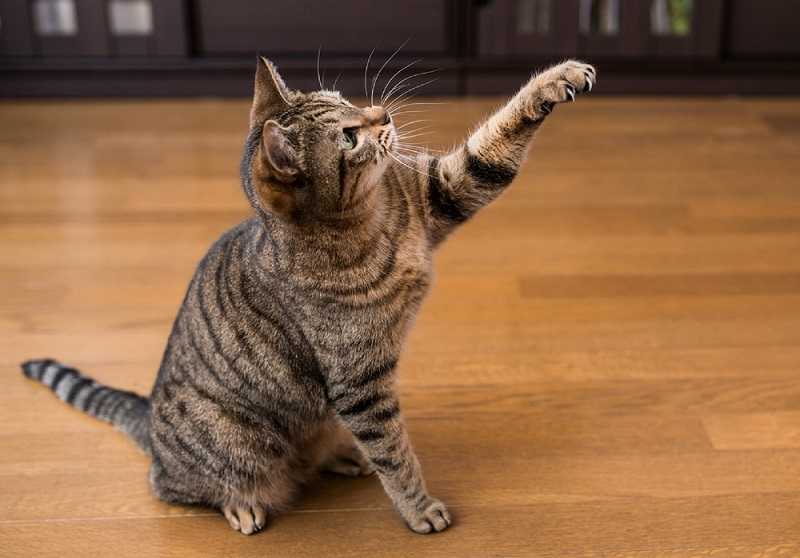
#> input picture neko2.jpg, 800 x 558 px
$ python noizremove.py
#> lines starting #> are read from the running program, lines starting #| are printed output that depends on the picture; after the words box and inside, x2 and y2 are one past the last pixel; in counts of white or black regions, pixels touching at a corner belong together
#膨張収縮を繰り返したオープニング・クロージングノイズ除去
import cv2
import numpy as np
import math

Infile = 'neko2.jpg'#画像（画素値の配列？）で入力

#imgfile = cv2.imread(Infile , 1)#入力画像（カラー）の読み込み
imgfile = cv2.imread(Infile , 0)#入力画像（グレースケール）の読み込み
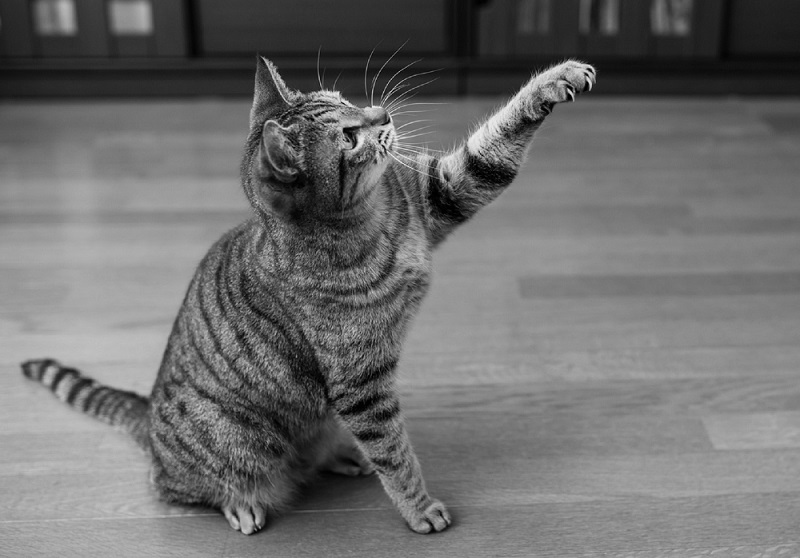
#> imgfile: shape (558, 800); min 0, max 241, mean 109.3

cv2.namedWindow('Before')#このウィンドウのサイズを変更できるようにする
cv2.namedWindow('After')#このウィンドウのサイズを変更できるようにする

#メイン処理記入部分
#2値化処理
threth1 =140 #閾値
ret, dstfile1 = cv2.threshold(imgfile, threth1, 255, cv2.THRESH_BINARY)#(入力画像、出力画像、閾値、画素値の最大値、閾値処理の種類)
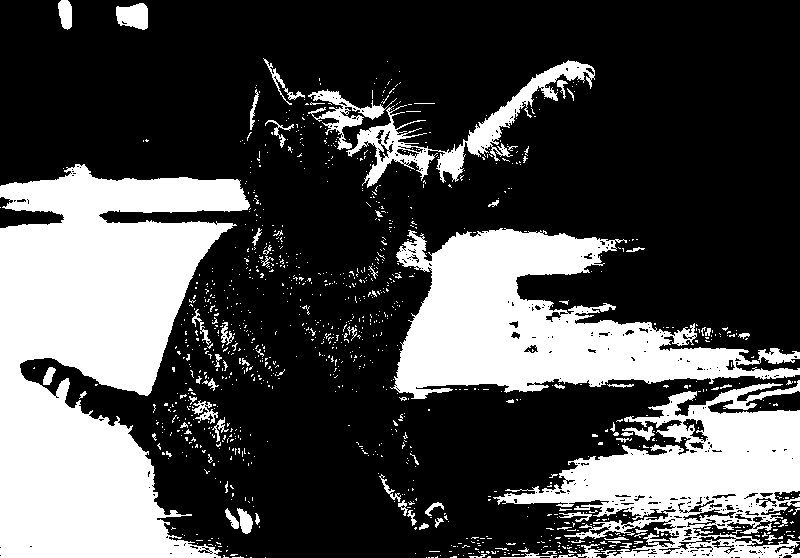
#> dstfile1: shape (558, 800); 30.2% white; 1134 white regions (1056 under 20 px), largest, box (x1, y1, x2, y2) and area: (0, 164, 250, 558) 61638, (390, 228, 800, 399) 32874, (493, 380, 800, 558) 24526
#> ret = 140
#膨張、収縮処理
#element4 = np.array([[0, 1, 0],[1, 1, 1],[0, 1, 0]], np.uint8)# 4近傍
element8 = np.array([[1, 1, 1],[1, 1, 1],[1, 1, 1]], np.uint8)# 8近傍

img_tmp = cv2.morphologyEx(dstfile1 , cv2.MORPH_OPEN, element8, iterations=1)
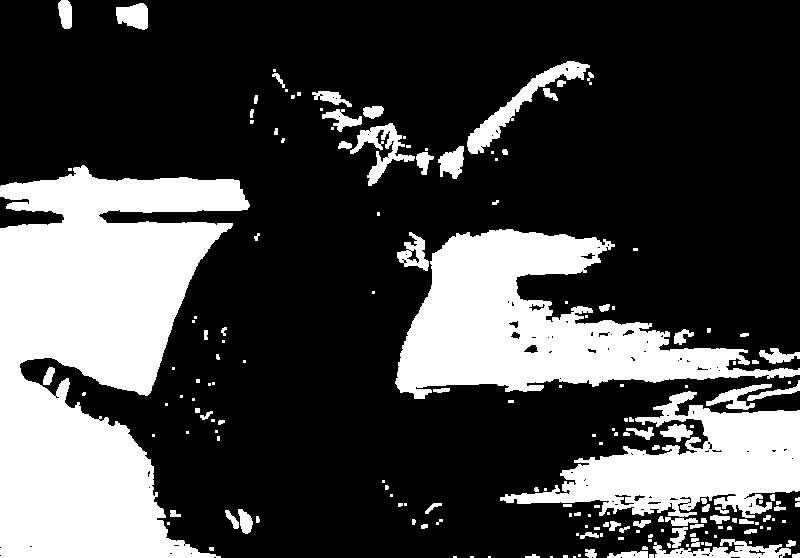
#> img_tmp: shape (558, 800); 27.8% white; 182 white regions (95 under 20 px), largest, box (x1, y1, x2, y2) and area: (0, 165, 250, 558) 61170, (395, 229, 800, 399) 30695, (500, 391, 800, 518) 17578
dstfile = cv2.morphologyEx(img_tmp , cv2.MORPH_CLOSE, element8, iterations=1)
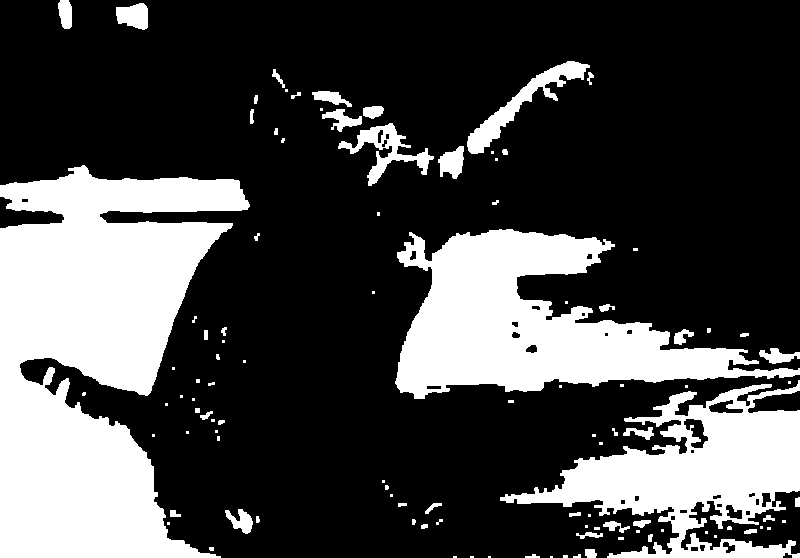
#> dstfile: shape (558, 800); 28.2% white; 105 white regions (53 under 20 px), largest, box (x1, y1, x2, y2) and area: (0, 165, 250, 558) 61455, (395, 229, 800, 399) 31875, (500, 380, 800, 558) 22787

cv2.imshow('Before',dstfile1)#入力画像表示
cv2.imshow('After',dstfile)#入力画像表示

#cv2.imwrite('Outfile.jpg', dstfile)
#出力結果の保存(ファイル名.拡張子, 実際に保存する画像の変数)
cv2.waitKey(0)#何かキーが入力されるまでここで待機
cv2.destroyAllWindows()#すべてのウィンドウを閉じる

#Opencv 画像入出力ひな形（エラーよけのためRGB-HSV変換を表示中）

$ run again, with test.png saved as neko2.jpg
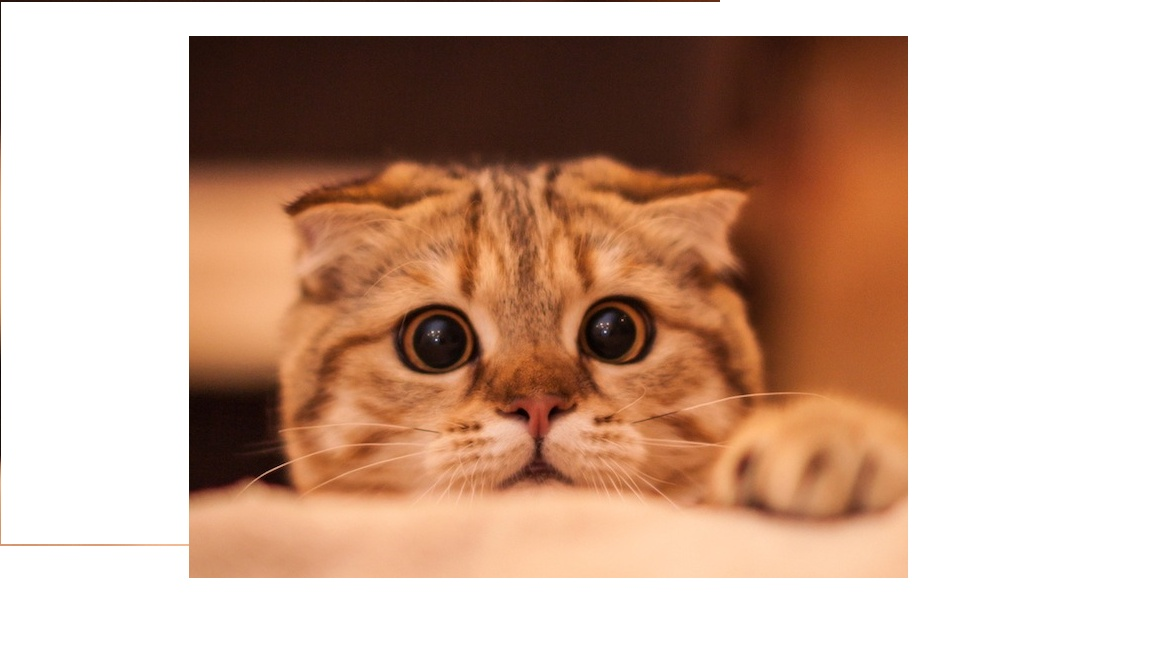
#> input picture test.png, 1152 x 648 px
#> `ret, dstfile1 = cv2.threshold(imgfile, threth1, 255, cv2.THRESH_BINARY..`:
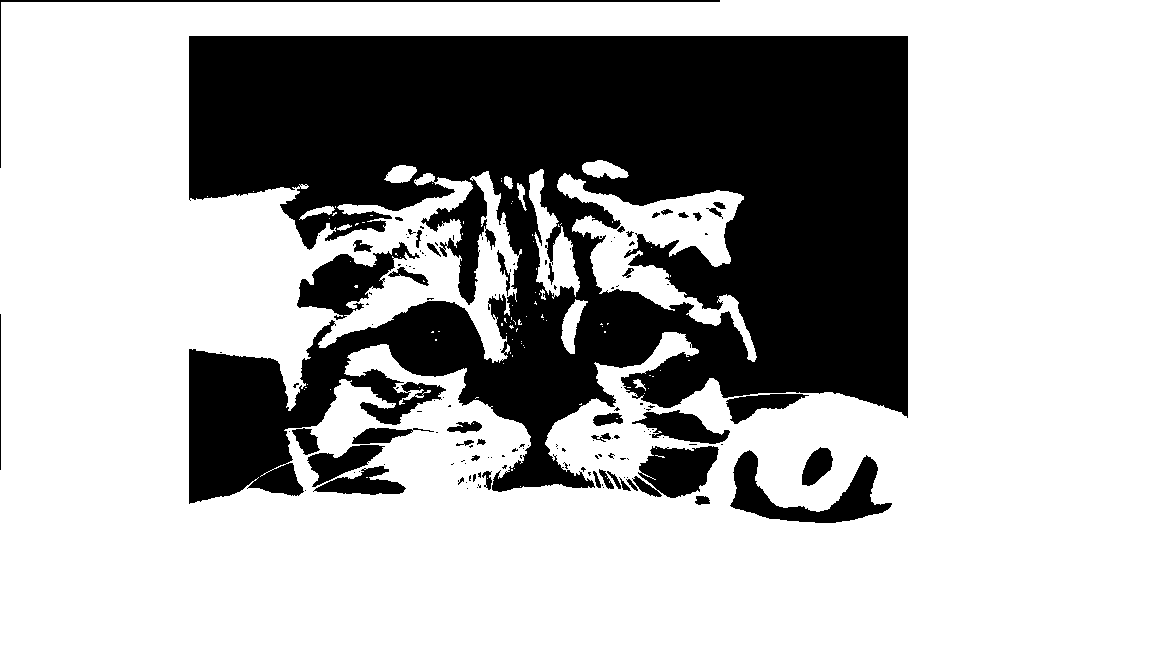
#> dstfile1: shape (648, 1152); 68.1% white; 146 black regions (102 under 20 px), largest, box (x1, y1, x2, y2) and area: (189, 36, 908, 504) 214759, (730, 450, 892, 523) 4284, (297, 242, 420, 320) 3767
#> ret = 140
#> img_tmp: shape (648, 1152); 67.7% white; 63 black regions (40 under 20 px), largest, box (x1, y1, x2, y2) and area: (189, 36, 908, 504) 228342, (730, 450, 892, 523) 4296, (297, 242, 429, 320) 4171
#> `dstfile = cv2.morphologyEx(img_tmp , cv2.MORPH_CLOSE, element8, iterat..`:
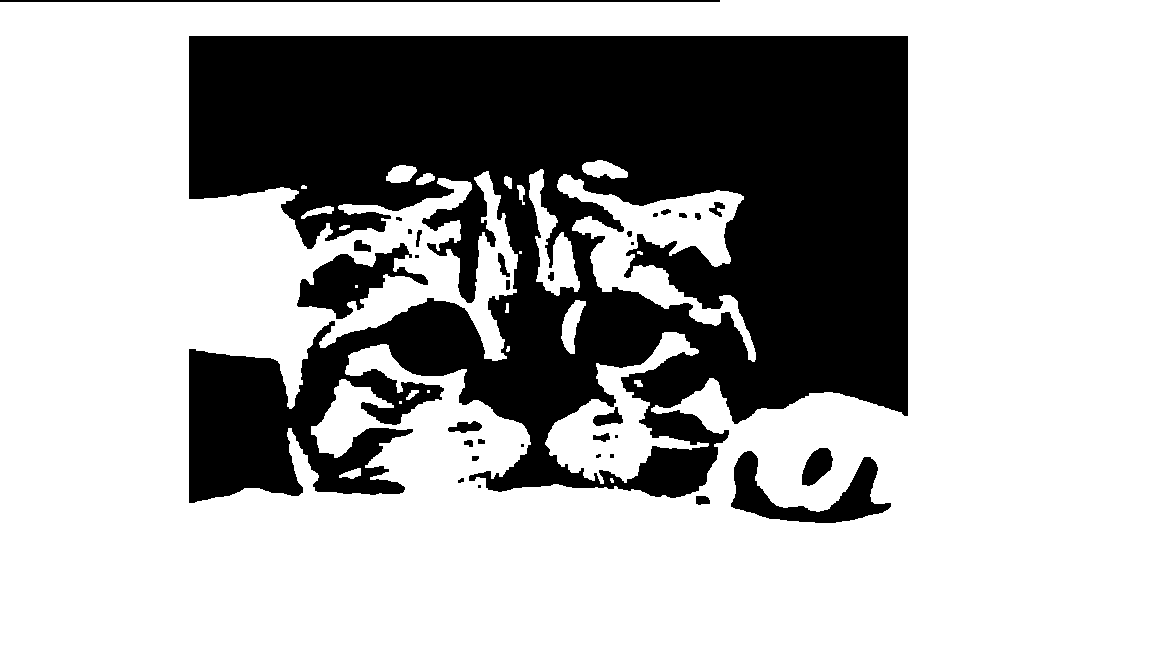
#> dstfile: shape (648, 1152); 67.9% white; 33 black regions (10 under 20 px), largest, box (x1, y1, x2, y2) and area: (189, 36, 908, 503) 227349, (731, 451, 891, 523) 4286, (297, 243, 428, 319) 4075
